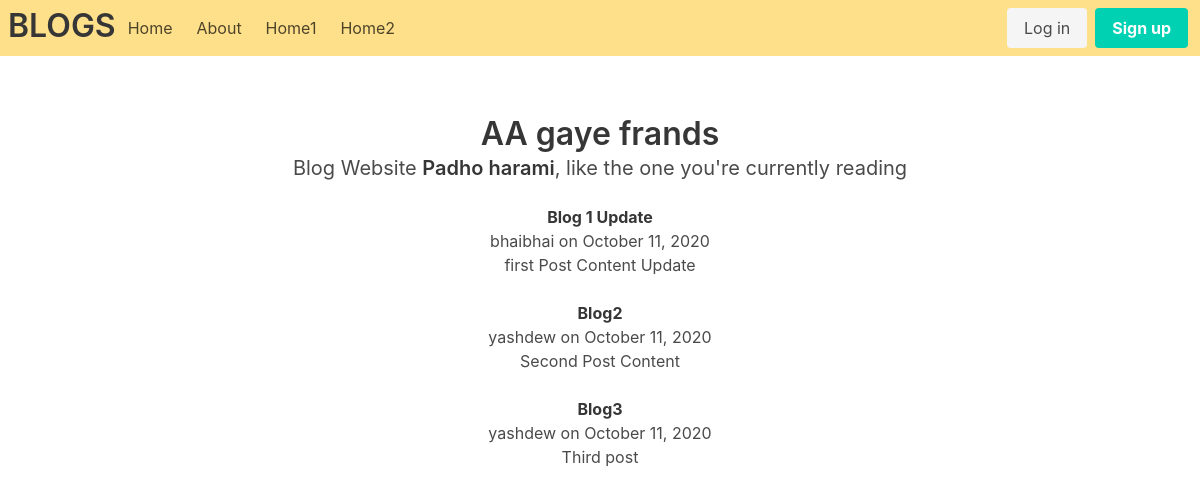
The page / on the database its author committed.
### blogApp/models.py (models this page shows, shortened)
class Post(models.Model):
    title = models.CharField(max_length=100)
    content = models.TextField()
    date_posted = models.DateTimeField(default=timezone.now)
    author = models.ForeignKey(User , on_delete = models.CASCADE)

### blogApp/views.py (the view)
# urls.py: path('', views.home, name='blog-home'),
def home(request):
    context = {
        'posts': Post.objects.all()
    }
    return render(request,'blog/home.html',context)

### blogApp/templates/blog/home.html
{% extends "blog/base.html" %}
{% block content %}
    <section class="section">
        <div class="container ">
            <div class="column has-text-centered">
                <h1 class="title">AA gaye frands</h1>
                <h2 class="subtitle">
                Blog Website <strong>Padho harami</strong>, like the one you're currently reading
                </h2>
                    {% for post in posts %}
                        <h1>
                            <strong>{{post.title}} </strong>
                        </h1>
                        <p>{{post.author}}  on {{post.date_posted|date:"F d, Y"}}</p>
                        <p>{{post.content}}</p>
                        <br>
                    {% endfor %}
            </div>
        </div>
    </section>
{% endblock content %}

### rows shown on the page
Post: title "Blog 1 Update", author "bhaibhai", date_posted "October 11, 2020", content "first Post Content Update"
Post: title "Blog2", author "yashdew", date_posted "October 11, 2020", content "Second Post Content"
Post: title "Blog3", author "yashdew", date_posted "October 11, 2020", content "Third post"
